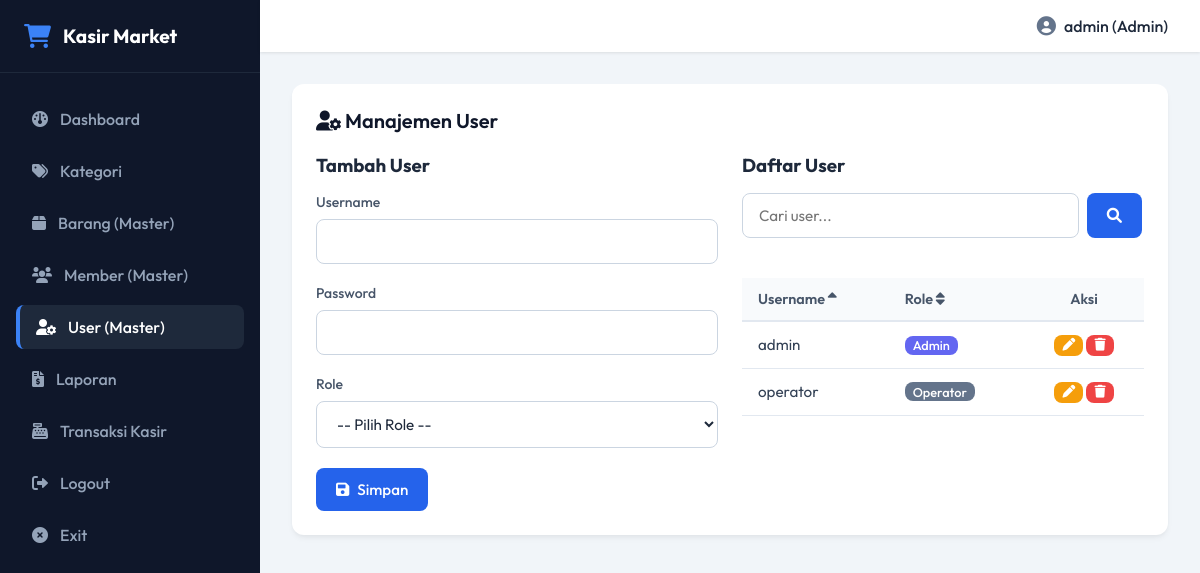
The app's page /index.php?page=user (signed in) with its own data.
### tables this page shows
CREATE TABLE IF NOT EXISTS user (
    id_user INT AUTO_INCREMENT PRIMARY KEY,
    username VARCHAR(50) NOT NULL UNIQUE,
    password VARCHAR(255) NOT NULL,
    role ENUM('Admin', 'Operator') NOT NULL
);

### controllers/Controller.php (called while the page is built, shortened)
<?php
require_once __DIR__ . '/../models/Model.php';
class Controller {
    private $model;
    public function __construct() {
        $this->model = new Model();
    }
    public function user() {
        $query = trim($_GET['search'] ?? '');
        $order_by = $_GET['sort'] ?? 'username';
        $direction = $_GET['dir'] ?? 'ASC';
        $user_list = $this->model->searchAndSort('user', ['username', 'role'], $query, $order_by, $direction);
        require __DIR__ . '/../views/user.php';
    }
}

### models/Model.php (called while the page is built, shortened)
<?php
require_once __DIR__ . '/../config/database.php';
class Model {
    protected $db;
    public function __construct() {
        $database = new Database();
        $this->db = $database->getConnection();
    }
    public function searchAndSort($table, $search_cols = [], $query = '', $order_by = null, $direction = 'ASC') {
        $sql = "SELECT * FROM $table";
        $params = [];
        if ($order_by) {
            $sql .= " ORDER BY $order_by $direction";
        }
        $stmt = $this->db->prepare($sql);
        $stmt->execute($params);
        return $stmt->fetchAll();
    }
}

### config/database.php (called while the page is built, shortened)
<?php
class Database {
    private $host = '127.0.0.1';
    private $port = '3306';
    private $db = 'db_minimarket';
    private $user = 'root';
    private $pass = '';
    public function getConnection() {
        $this->conn = null;
        try {
            $this->conn = new PDO("mysql:host=" . $this->host . ";port=" . $this->port, $this->user, $this->pass);
            $this->conn->setAttribute(PDO::ATTR_ERRMODE, PDO::ERRMODE_EXCEPTION);
            $this->conn->exec("CREATE DATABASE IF NOT EXISTS " . $this->db);
            $this->conn->exec("USE " . $this->db);
            $this->conn->setAttribute(PDO::ATTR_DEFAULT_FETCH_MODE, PDO::FETCH_ASSOC);
            $stmt = $this->conn->query("SHOW TABLES LIKE 'user'");
        } catch(PDOException $e) {
            die("Connection error: " . $e->getMessage());
        }
        return $this->conn;
    }
}

### views/user.php (the view, shortened to what this page needs)
<?php require_once __DIR__ . '/layout/header.php'; ?>
<div class="card">
    <div class="card-title">
        <span><i class="fa-solid fa-user-gear"></i> Manajemen User</span>
    </div>
    <div class="grid-cols-2">
        <div>
            <h3><?php echo isset($_GET['edit_id']) ? 'Edit User' : 'Tambah User'; ?></h3>
            <form action="index.php?page=user&action=<?php echo isset($_GET['edit_id']) ? 'edit' : 'create'; ?>" method="POST" style="margin-top: 1rem;">
                <div class="form-group">
                    <label for="username">Username</label>
                    <input type="text" name="username" id="username" class="form-input" value="<?php echo isset($edit_user) ? htmlspecialchars($edit_user['username']) : ''; ?>" required autocomplete="off">
                </div>
                <div class="form-group">
                    <label for="password">Password <?php echo isset($_GET['edit_id']) ? '(Biarkan kosong jika tidak diubah)' : ''; ?></label>
                    <input type="password" name="password" id="password" class="form-input" <?php echo isset($_GET['edit_id']) ? '' : 'required'; ?>>
                </div>
                <div class="form-group">
                    <label for="role">Role</label>
                    <select name="role" id="role" class="form-input" required>
                        <option value="">-- Pilih Role --</option>
                    </select>
                </div>
                <button type="submit" class="btn btn-primary">
                    <i class="fa-solid fa-save"></i> Simpan
                </button>
            </form>
        </div>
        <div>
            <h3>Daftar User</h3>
            <div class="search-sort-bar" style="margin-top: 1rem;">
                <form action="index.php" method="GET" class="search-form">
                    <input type="text" name="search" class="form-input" placeholder="Cari user..." value="<?php echo htmlspecialchars($query); ?>">
                    <button type="submit" class="btn btn-primary"><i class="fa-solid fa-magnifying-glass"></i></button>
                </form>
            </div>
            <div class="table-responsive">
                <table>
                    <thead>
                        <tr>
                            <th>
                                <a href="index.php?page=user&search=<?php echo urlencode($query); ?>&sort=username&dir=<?php echo $order_by === 'username' && $direction === 'ASC' ? 'DESC' : 'ASC'; ?>" style="text-decoration: none; color: inherit;">
                                    Username <i class="fa-solid <?php echo $order_by === 'username' ? ($direction === 'ASC' ? 'fa-sort-up' : 'fa-sort-down') : 'fa-sort'; ?>"></i>
                                </a>
                            </th>
                            <th>
                                <a href="index.php?page=user&search=<?php echo urlencode($query); ?>&sort=role&dir=<?php echo $order_by === 'role' && $direction === 'ASC' ? 'DESC' : 'ASC'; ?>" style="text-decoration: none; color: inherit;">
                                    Role <i class="fa-solid <?php echo $order_by === 'role' ? ($direction === 'ASC' ? 'fa-sort-up' : 'fa-sort-down') : 'fa-sort'; ?>"></i>
                                </a>
                            </th>
                            <th style="width: 120px; text-align: center;">Aksi</th>
                        </tr>
                    </thead>
                    <tbody>
                        <?php if (empty($user_list)): ?>
                            <tr>
                                <td colspan="3" style="text-align: center;">Tidak ada data user.</td>
                            </tr>
                        <?php else: ?>
                            <?php foreach ($user_list as $usr): ?>
                                <tr>
                                    <td><?php echo htmlspecialchars($usr['username']); ?></td>
                                    <td>
                                        <span class="btn btn-secondary" style="padding: 0.1rem 0.5rem; font-size: 0.8rem; pointer-events: none; background-color: <?php echo $usr['role'] === 'Admin' ? '#6366f1' : '#64748b'; ?>;">
                                            <?php echo htmlspecialchars($usr['role']); ?>
                                        </span>
                                    </td>
                                    <td style="text-align: center;">
                                        <a href="index.php?page=user&edit_id=<?php echo $usr['id_user']; ?>&search=<?php echo urlencode($query); ?>" class="btn btn-warning btn-sm" style="padding: 0.25rem 0.5rem; font-size: 0.8rem;">
                                            <i class="fa-solid fa-pen"></i>
                                        </a>
                                        <a href="index.php?page=user&action=delete&id=<?php echo $usr['id_user']; ?>" class="btn btn-danger btn-sm" style="padding: 0.25rem 0.5rem; font-size: 0.8rem;" onclick="return confirm('Hapus user ini?');">
                                            <i class="fa-solid fa-trash"></i>
                                        </a>
                                    </td>
                                </tr>
                            <?php endforeach; ?>
                        <?php endif; ?>
                    </tbody>
                </table>
            </div>
        </div>
    </div>
</div>
<?php require_once __DIR__ . '/layout/footer.php'; ?>

### assets/css/style.css (style rules this page uses)
* { margin: 0; padding: 0; box-sizing: border-box; font-family: 'Outfit', sans-serif; }
body { background-color: #f1f5f9; color: #1e293b; min-height: 100vh; display: flex; }
.form-group { margin-bottom: 1.25rem; }
.form-group label { display: block; font-size: 0.875rem; font-weight: 500; margin-bottom: 0.5rem; color: #475569; }
.form-input { width: 100%; padding: 0.75rem 1rem; border: 1px solid #cbd5e1; border-radius: 8px; font-size: 0.95rem; background-color: #ffffff; color: #1e293b; transition: all 0.2s ease-in-out; }
.btn { display: inline-flex; align-items: center; justify-content: center; gap: 0.5rem; padding: 0.75rem 1.25rem; border-radius: 8px; font-weight: 500; font-size: 0.95rem; border: none; cursor: pointer; transition: all 0.2s; text-decoration: none; }
.btn-primary { background-color: #2563eb; color: #ffffff; }
.btn-danger { background-color: #ef4444; color: #ffffff; }
.btn-warning { background-color: #f59e0b; color: #ffffff; }
.btn-secondary { background-color: #64748b; color: #ffffff; }
.card { background-color: #ffffff; border-radius: 12px; padding: 1.5rem; box-shadow: 0 4px 6px -1px rgba(0, 0, 0, 0.05), 0 2px 4px -1px rgba(0, 0, 0, 0.03); margin-bottom: 2rem; }
.card-title { font-size: 1.25rem; font-weight: 600; color: #0f172a; margin-bottom: 1.25rem; display: flex; align-items: center; justify-content: space-between; }
.table-responsive { width: 100%; overflow-x: auto; }
table { width: 100%; border-collapse: collapse; margin-top: 1rem; text-align: left; }
th { background-color: #f8fafc; color: #475569; font-weight: 600; padding: 0.75rem 1rem; border-bottom: 2px solid #e2e8f0; font-size: 0.9rem; }
td { padding: 0.75rem 1rem; border-bottom: 1px solid #e2e8f0; color: #334155; font-size: 0.95rem; vertical-align: middle; }
.search-sort-bar { display: flex; justify-content: space-between; align-items: center; gap: 1rem; margin-bottom: 1.5rem; flex-wrap: wrap; }
.search-form { display: flex; gap: 0.5rem; flex-grow: 1; max-width: 400px; }
.grid-cols-2 { display: grid; grid-template-columns: 1fr 1fr; gap: 1.5rem; }

### records on screen
user: username "admin", role "Admin"
user: username "operator", role "Operator"

### other values on screen
$_SESSION['user']['username'] "admin"
$_SESSION['user']['role'] "Admin"
